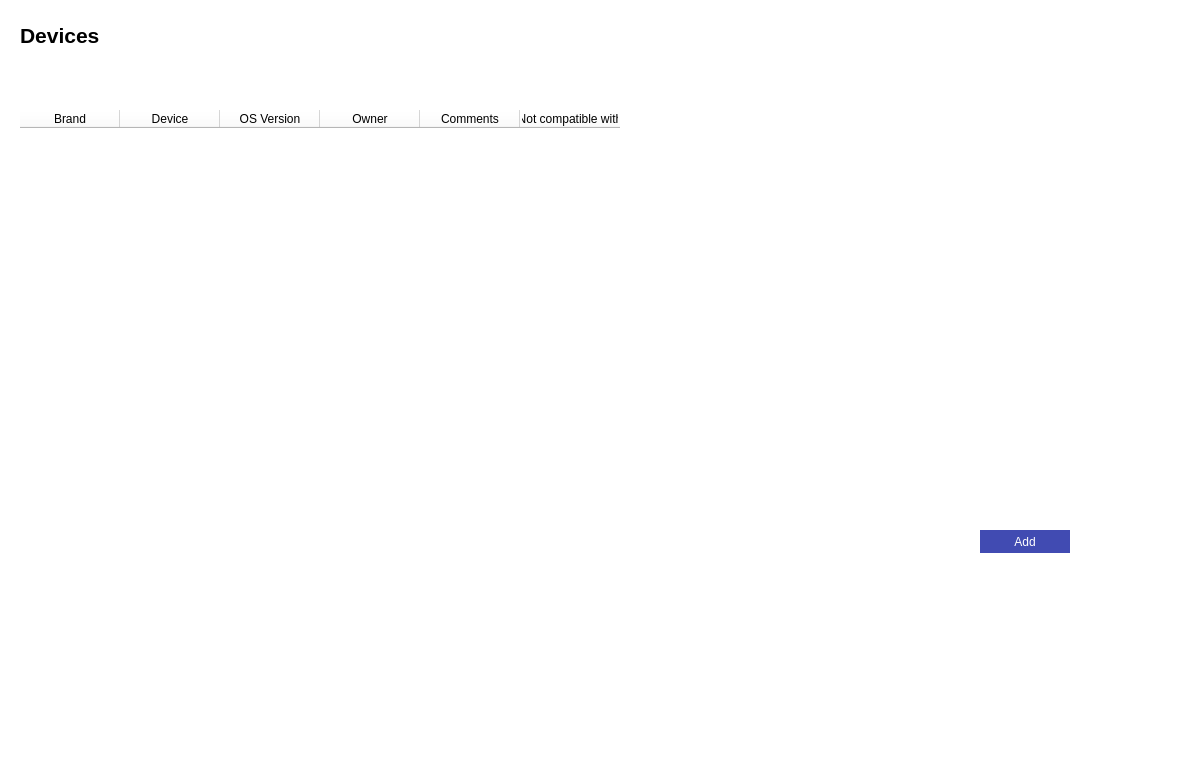
<?xml version="1.0" encoding="UTF-8"?>
<ui version="4.0">
 <class>Dialog</class>
 <widget class="QDialog" name="Dialog">
  <property name="geometry">
   <rect>
    <x>0</x>
    <y>0</y>
    <width>1192</width>
    <height>783</height>
   </rect>
  </property>
  <property name="windowTitle">
   <string>Dialog</string>
  </property>
  <widget class="QWidget" name="widget" native="true">
   <property name="geometry">
    <rect>
     <x>0</x>
     <y>0</y>
     <width>1200</width>
     <height>800</height>
    </rect>
   </property>
   <property name="styleSheet">
    <string notr="true">background-color: #FFFFFF</string>
   </property>
   <widget class="QTableWidget" name="tableWidget">
       <property name="geometry">
           <rect>
               <x>20</x>
               <y>110</y>
               <width>941</width>
               <height>561</height>
           </rect>
       </property>
       <property name="styleSheet">
           <string notr="true">border: none</string>
       </property>
       <column>
           <property name="text">
               <string>Brand</string>
           </property>
       </column>
       <column>
           <property name="text">
               <string>Device</string>
           </property>
       </column>
    <column>
     <property name="text">
      <string>OS Version</string>
     </property>
    </column>
    <column>
     <property name="text">
      <string>Owner</string>
     </property>
    </column>
    <column>
     <property name="text">
      <string>Comments</string>
     </property>
    </column>
    <column>
     <property name="text">
      <string>Not compatible with</string>
     </property>
    </column>
   </widget>
   <widget class="QPushButton" name="add_device_button">
    <property name="geometry">
     <rect>
      <x>980</x>
      <y>530</y>
      <width>90</width>
      <height>23</height>
     </rect>
    </property>
    <property name="styleSheet">
     <string notr="true">border-radius : 50; border: 2 px solid black; background-color : #414BB2; color: white</string>
    </property>
    <property name="text">
     <string>Add</string>
    </property>
   </widget>
   <widget class="QLabel" name="title">
    <property name="geometry">
     <rect>
      <x>20</x>
      <y>20</y>
      <width>191</width>
      <height>31</height>
     </rect>
    </property>
    <property name="font">
     <font>
      <pointsize>16</pointsize>
      <weight>75</weight>
      <bold>true</bold>
     </font>
    </property>
    <property name="text">
     <string>Devices</string>
    </property>
   </widget>
  </widget>
 </widget>
 <resources/>
 <connections/>
</ui>
